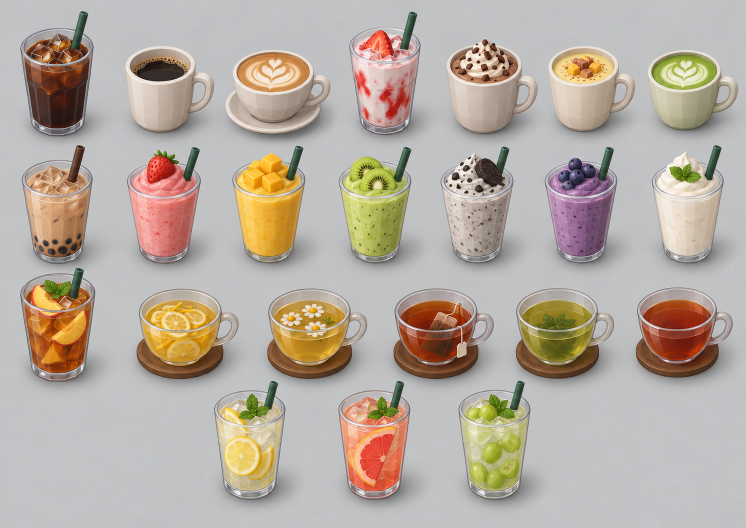
#> input picture ArtSource/Items/Food/Crafted_20261012/References/Cafe.png, 1491 x 1055 px, given as the content of the folder References/Cafe.png, which was not available (shown at 1/2 size)
$ python crop_icons.py References/Cafe.png References/Chinese.png
#> lines starting #> are read from the running program, lines starting #| are printed output that depends on the picture
"""Trim render_icons.py output to the food, centre it on a square with a small margin and save 256 px Unity icons.
Run with the system Python (Pillow): python crop_icons.py <raw dir> <unity icon dir>"""
import sys
from pathlib import Path
from PIL import Image

SIZE, MARGIN = 256, .06
raw, out = Path(sys.argv[1]), Path(sys.argv[2])
out.mkdir(parents=True, exist_ok=True)
done = 0
for path in sorted(raw.glob('*.png')):
    image = Image.open(path).convert('RGBA')
    box = image.getchannel('A').point(lambda a: 255 if a > 8 else 0).getbbox()
#> box = (0, 0, 1491, 1055)
    if not box: raise SystemExit(f'{path.name}: empty render')
    food = image.crop(box)
    side = round(max(food.size) / (1 - 2 * MARGIN))
#> side = 1694
    square = Image.new('RGBA', (side, side), (0, 0, 0, 0))
#> square: PIL image 1694x1694 RGBA; every value is 0
    square.alpha_composite(food, ((side - food.width) // 2, (side - food.height) // 2))
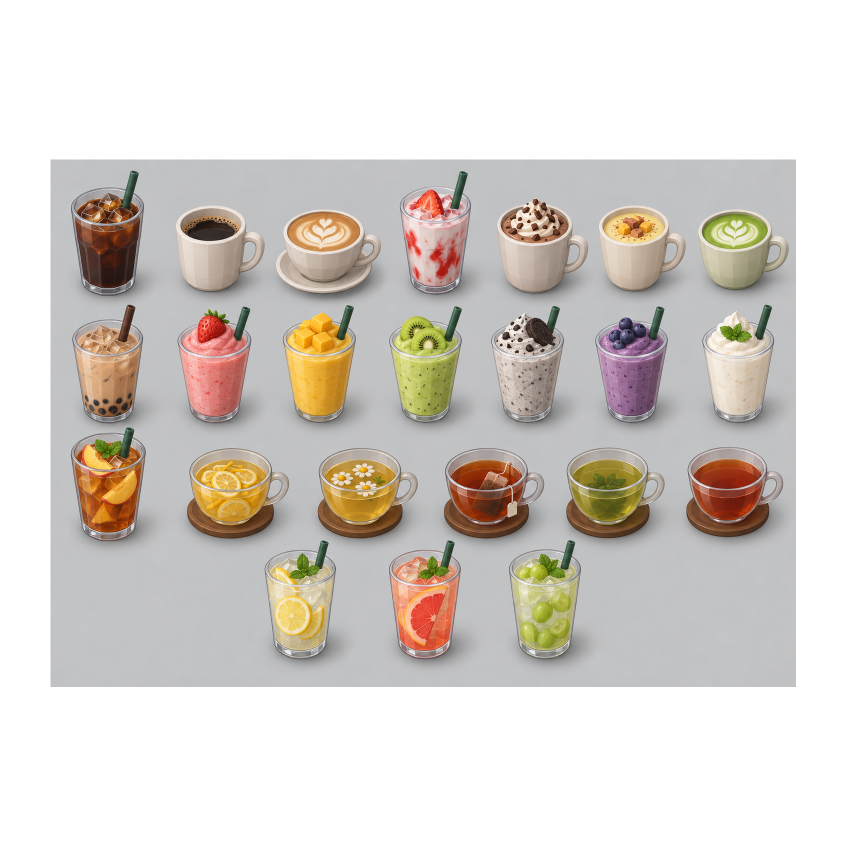
#> square: PIL image 1694x1694 RGBA (shown at 1/2 size); mean R, G, B, A 100.1, 94.4, 88.5, 139.8; transparent parts drawn white
    square.resize((SIZE, SIZE), Image.LANCZOS).save(out / path.name, optimize=True)
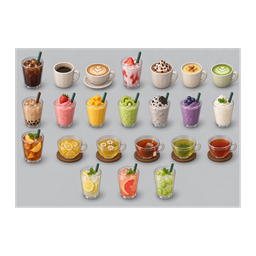
#> saved as Cafe.png: PIL image 256x256 RGBA; mean R, G, B, A 103.6, 97.9, 91.9, 139.8; transparent parts drawn white
    done += 1
print('CROPPED', done)

$ run again, on ArtSource/Items/Food/Crafted_20261012/References/Chinese.png
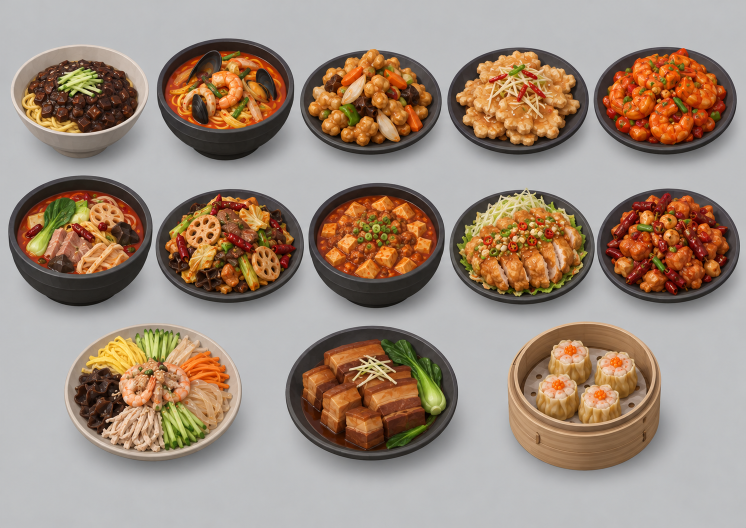
#> input picture ArtSource/Items/Food/Crafted_20261012/References/Chinese.png, 1491 x 1055 px, given as the content of the folder References/Chinese.png, which was not available (shown at 1/2 size)
#> box = (0, 0, 1491, 1055)
#> `square.alpha_composite(food, ((side - food.width) // 2, (side - food.h..`:
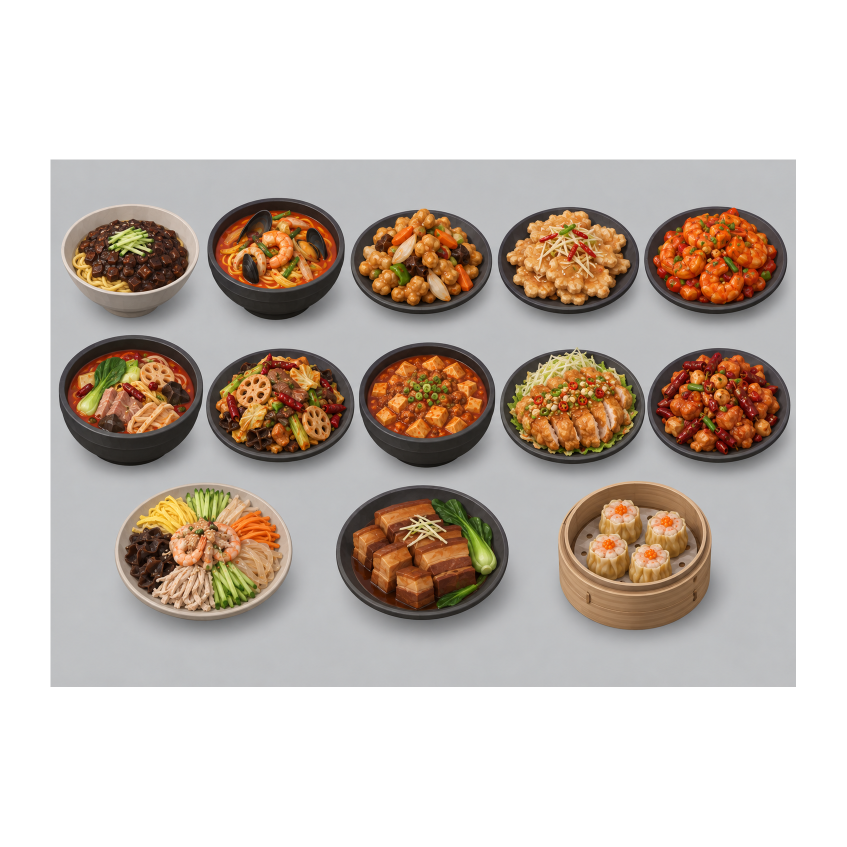
#> square: PIL image 1694x1694 RGBA (shown at 1/2 size); mean R, G, B, A 88.2, 77.7, 69.2, 139.8; transparent parts drawn white
#> `square.resize((SIZE, SIZE), Image.LANCZOS).save(out / path.name, optim..`:
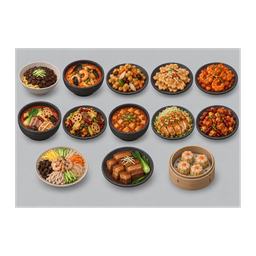
#> saved as Chinese.png: PIL image 256x256 RGBA; mean R, G, B, A 91.6, 81.1, 72.6, 139.8; transparent parts drawn white

$ run again, on ArtSource/Items/Food/Crafted_20261012/References/Convenience.png
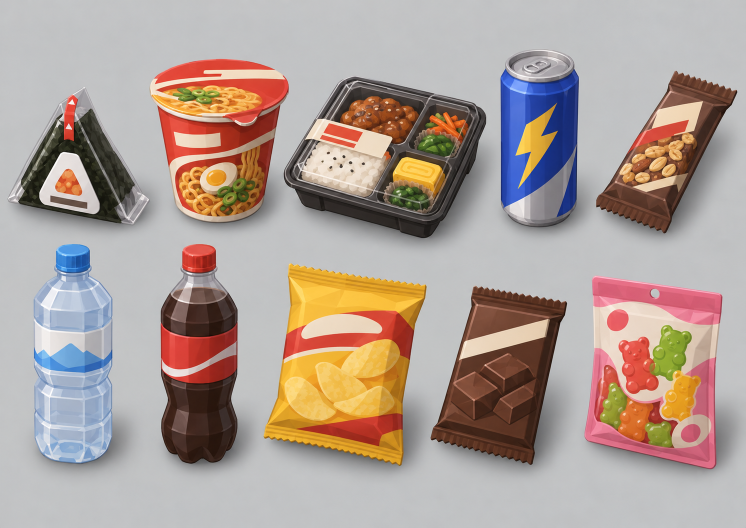
#> input picture ArtSource/Items/Food/Crafted_20261012/References/Convenience.png, 1491 x 1055 px, given as the content of the folder References/Convenience.png, which was not available (shown at 1/2 size)
#> box = (0, 0, 1491, 1055)
#> `square.alpha_composite(food, ((side - food.width) // 2, (side - food.h..`:
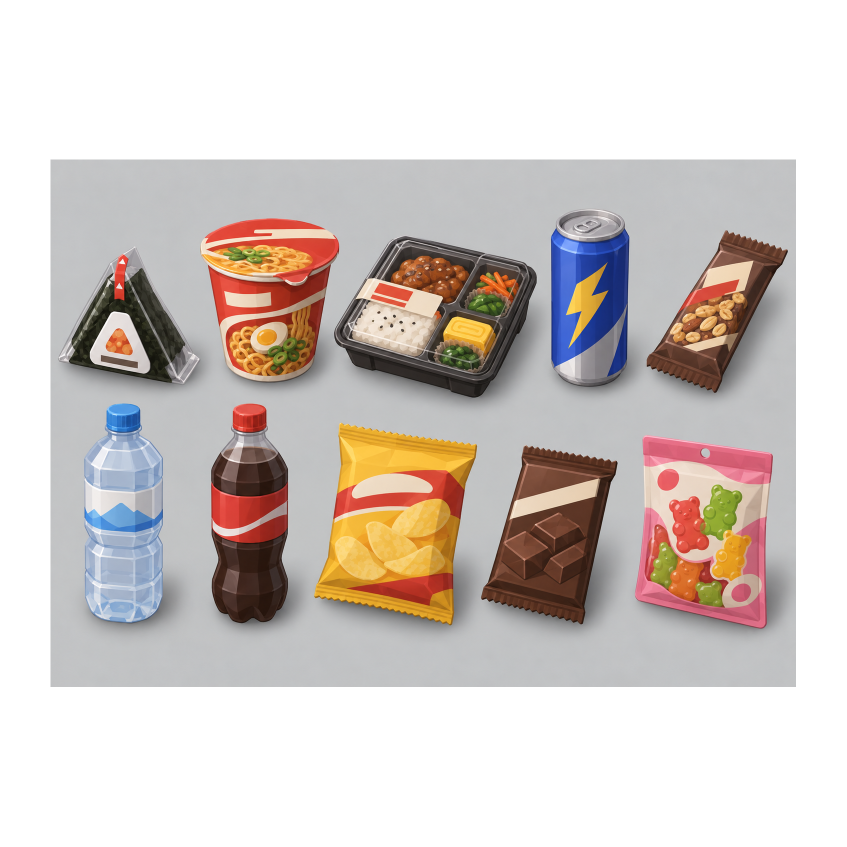
#> square: PIL image 1694x1694 RGBA (shown at 1/2 size); mean R, G, B, A 95.5, 87.1, 82.8, 139.8; transparent parts drawn white
#> `square.resize((SIZE, SIZE), Image.LANCZOS).save(out / path.name, optim..`:
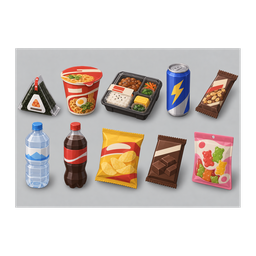
#> saved as Convenience.png: PIL image 256x256 RGBA; mean R, G, B, A 99, 90.6, 86.3, 139.8; transparent parts drawn white
